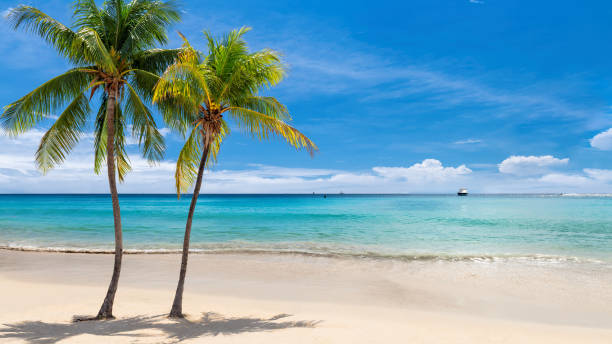
#> input picture SVM_ImageProcessing/assets/color1.jpg, 612 x 344 px, found by its file name
$ python For_reference_Image_Handling_1.py
#> lines starting #> are read from the running program, lines starting #| are printed output that depends on the picture
import cv2
#Read image
imageData= cv2.imread("SVM_ImageProcessing/assets/color1.jpg")
#> imageData is the input picture: shape (344, 612, 3); mean B, G, R 181.9, 164.4, 121.2
print(imageData)
#> (printed output is left out)
print(type(imageData))
#| <class 'numpy.ndarray'>
print(imageData.shape)
#| (344, 612, 3)
print(imageData[0][0])
#| [216 142  40]

#Write image - black and withe - Now we will convert image into greyscale (means back end white).
for r in range(imageData.shape[0]):
    for c in range(imageData.shape[1]):
        rgb =imageData[r][c]
        red = int(rgb[0])
        gree = int(rgb[1])
        blue = int(rgb[2])
        average = int((red+gree+blue)/3)
        imageData[r][c]=(average,average,average)
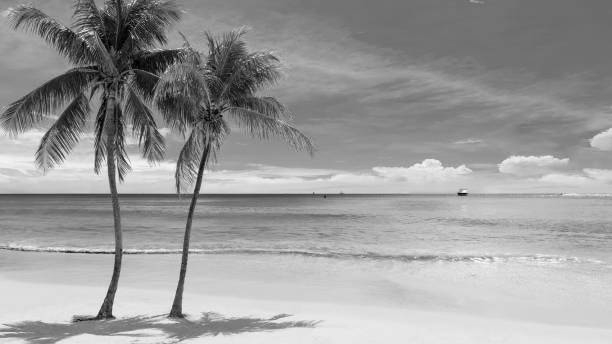
#> imageData: shape (344, 612, 3); min 0, max 252, mean 155.5
        #print(imageData[r][c])
cv2.imwrite("SVM_ImageProcessing/assets/color1_blackAndwhite.jpg",imageData)
